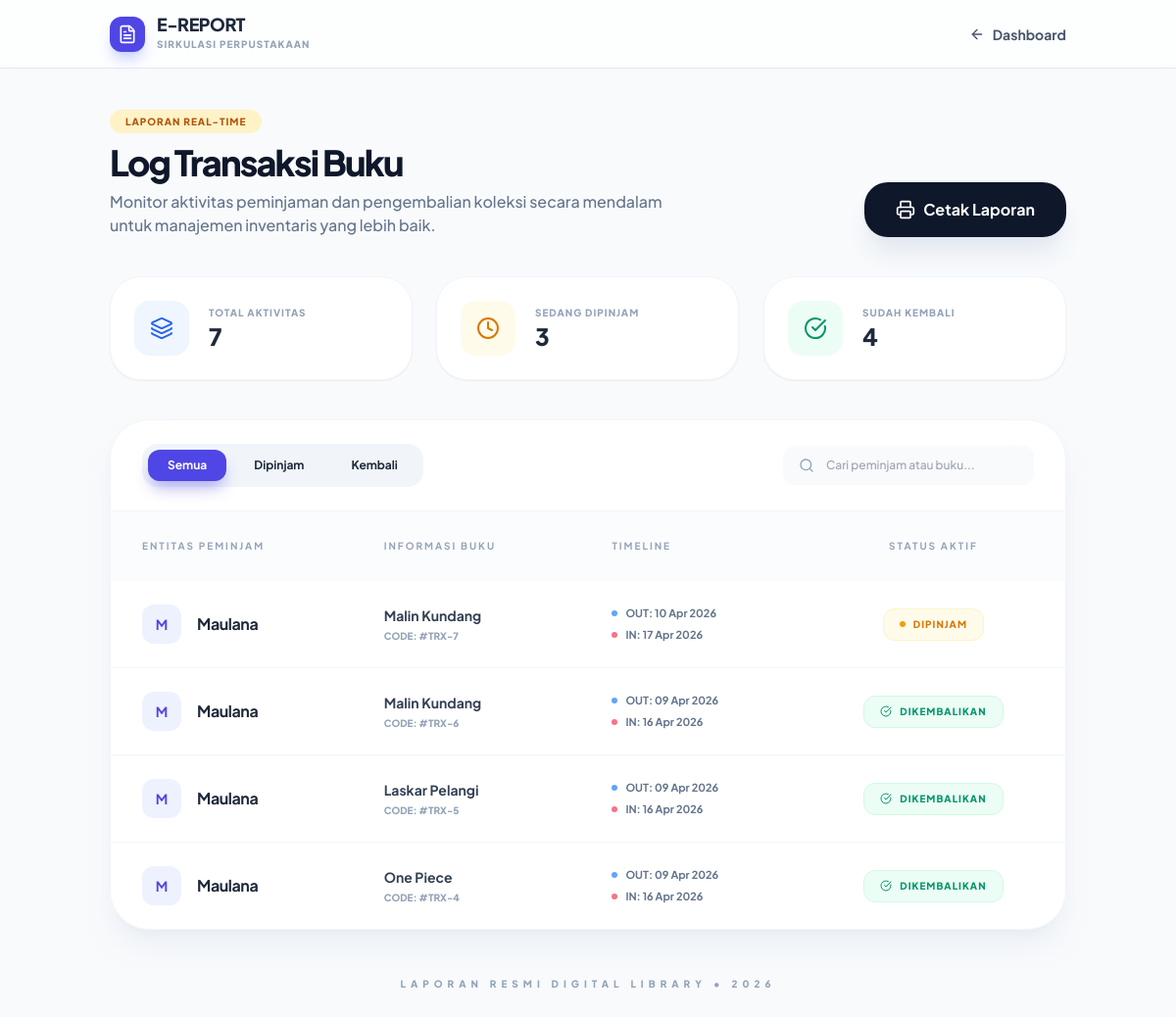
Screenshot of /ukk_paket4/transaksi_admin.php (signed in) with the database file from the repository.
### tables this page shows
CREATE TABLE `transaksi` (
  `id_transaksi` int NOT NULL,
  `id_anggota` int DEFAULT NULL,
  `id_buku` int DEFAULT NULL,
  `tanggal_pinjam` date DEFAULT NULL,
  `tanggal_kembali` date DEFAULT NULL,
  `status` enum('dipinjam','kembali') DEFAULT NULL
);

CREATE TABLE `anggota` (
  `id_anggota` int NOT NULL,
  `username` varchar(50) DEFAULT NULL,
  `password` varchar(255) DEFAULT NULL,
  `nis` varchar(20) DEFAULT NULL,
  `nama_lengkap` varchar(100) DEFAULT NULL,
  `alamat` text
);

CREATE TABLE `buku` (
  `id_buku` int NOT NULL,
  `judul` varchar(255) DEFAULT NULL,
  `penulis` varchar(100) DEFAULT NULL,
  `penerbit` varchar(100) DEFAULT NULL,
  `stok` int DEFAULT NULL,
  `foto` varchar(255) DEFAULT NULL
);

### ukk_paket4/transaksi_admin.php (the view, shortened to what this page needs)
<?php
require_once 'koneksi.php';
$total_trx = mysqli_num_rows(mysqli_query($conn, "SELECT * FROM transaksi"));
$total_pinjam = mysqli_num_rows(mysqli_query($conn, "SELECT * FROM transaksi WHERE status='dipinjam'"));
$total_kembali = mysqli_num_rows(mysqli_query($conn, "SELECT * FROM transaksi WHERE status='kembali'"));
?>
<!DOCTYPE html>
<html lang="id">
<head>
    <script src="https://cdn.tailwindcss.com"></script>
    <link href="https://unpkg.com/aos@2.3.1/dist/aos.css" rel="stylesheet">
</head>
<body class="min-h-screen text-slate-800">
    <nav class="bg-white/70 backdrop-blur-md sticky top-0 z-50 border-b border-slate-200 no-print">
        <div class="container mx-auto px-6 py-4 flex justify-between items-center">
            <div class="flex items-center gap-3">
                <div class="bg-indigo-600 p-2 rounded-xl shadow-lg shadow-indigo-200">
                    <i data-lucide="file-text" class="text-white w-5 h-5"></i>
                </div>
                <div>
                    <h1 class="text-lg font-black text-slate-800 leading-none tracking-tight">E-REPORT</h1>
                    <p class="text-[10px] text-slate-400 font-black uppercase tracking-widest mt-1">Sirkulasi Perpustakaan</p>
                </div>
            </div>
            <a href="dashboard_admin.php" class="group flex items-center gap-2 text-sm font-bold text-slate-600 hover:text-indigo-600 transition-all">
                <i data-lucide="arrow-left" class="w-4 h-4 group-hover:-translate-x-1 transition-transform"></i>
                <span>Dashboard</span>
            </a>
        </div>
    </nav>
    <main class="container mx-auto px-6 py-10 print-container">
        <div class="mb-10 flex flex-col lg:flex-row justify-between items-start lg:items-end gap-6">
            <div data-aos="fade-right">
                <span class="px-4 py-1.5 bg-amber-100 text-amber-700 rounded-full text-[10px] font-black tracking-widest uppercase no-print">Laporan Real-time</span>
                <h2 class="text-4xl font-black text-slate-900 tracking-tighter mt-3">Log Transaksi Buku</h2>
                <p class="text-slate-500 mt-2 max-w-xl font-medium">Monitor aktivitas peminjaman dan pengembalian koleksi secara mendalam untuk manajemen inventaris yang lebih baik.</p>
            </div>
            <div class="flex gap-3 no-print" data-aos="fade-left">
                <button onclick="window.print()" class="bg-slate-900 text-white px-8 py-4 rounded-[1.5rem] font-bold hover:bg-slate-800 transition flex items-center gap-2 shadow-xl shadow-slate-200 active:scale-95">
                    <i data-lucide="printer" class="w-5 h-5"></i> Cetak Laporan
                </button>
            </div>
        </div>
        <div class="grid grid-cols-1 md:grid-cols-3 gap-6 mb-10 no-print">
            <div data-aos="zoom-in" data-aos-delay="100" class="bg-white p-6 rounded-[2rem] border border-slate-100 shadow-sm flex items-center gap-5">
                <div class="bg-blue-50 text-blue-600 p-4 rounded-2xl"><i data-lucide="layers" class="w-6 h-6"></i></div>
                <div>
                    <p class="text-[10px] font-black text-slate-400 uppercase tracking-widest">Total Aktivitas</p>
                    <p class="text-2xl font-black"><?= $total_trx ?></p>
                </div>
            </div>
            <div data-aos="zoom-in" data-aos-delay="200" class="bg-white p-6 rounded-[2rem] border border-slate-100 shadow-sm flex items-center gap-5">
                <div class="bg-amber-50 text-amber-600 p-4 rounded-2xl"><i data-lucide="clock" class="w-6 h-6"></i></div>
                <div>
                    <p class="text-[10px] font-black text-slate-400 uppercase tracking-widest">Sedang Dipinjam</p>
                    <p class="text-2xl font-black"><?= $total_pinjam ?></p>
                </div>
            </div>
            <div data-aos="zoom-in" data-aos-delay="300" class="bg-white p-6 rounded-[2rem] border border-slate-100 shadow-sm flex items-center gap-5">
                <div class="bg-emerald-50 text-emerald-600 p-4 rounded-2xl"><i data-lucide="check-circle" class="w-6 h-6"></i></div>
                <div>
                    <p class="text-[10px] font-black text-slate-400 uppercase tracking-widest">Sudah Kembali</p>
                    <p class="text-2xl font-black"><?= $total_kembali ?></p>
                </div>
            </div>
        </div>
        <div data-aos="fade-up" class="bg-white rounded-[2.5rem] shadow-xl shadow-slate-200/50 border border-slate-100 overflow-hidden card-shadow">
            <div class="px-8 py-6 border-b border-slate-100 flex flex-wrap gap-4 items-center justify-between no-print">
                <div class="flex gap-2 bg-slate-100 p-1.5 rounded-2xl">
                    <button onclick="filterTable('all')" class="filter-btn active px-5 py-2 rounded-xl text-xs font-bold transition-all" id="btn-all">Semua</button>
                    <button onclick="filterTable('dipinjam')" class="filter-btn px-5 py-2 rounded-xl text-xs font-bold transition-all" id="btn-dipinjam">Dipinjam</button>
                    <button onclick="filterTable('kembali')" class="filter-btn px-5 py-2 rounded-xl text-xs font-bold transition-all" id="btn-kembali">Kembali</button>
                </div>
                <div class="relative">
                    <i data-lucide="search" class="w-4 h-4 absolute left-4 top-1/2 -translate-y-1/2 text-slate-400"></i>
                    <input type="text" id="trxSearch" placeholder="Cari peminjam atau buku..." class="pl-11 pr-6 py-3 bg-slate-50 border-none rounded-xl text-xs focus:ring-2 focus:ring-indigo-500 w-64 font-medium">
                </div>
            </div>
            <div class="overflow-x-auto">
                <table class="w-full text-left border-collapse" id="trxTable">
                    <thead>
                        <tr class="bg-slate-50/50 text-slate-400 text-[10px] uppercase font-black tracking-[0.2em]">
                            <th class="px-8 py-7">Entitas Peminjam</th>
                            <th class="px-8 py-7">Informasi Buku</th>
                            <th class="px-8 py-7">Timeline</th>
                            <th class="px-8 py-7 text-center">Status Aktif</th>
                        </tr>
                    </thead>
                    <tbody class="divide-y divide-slate-100">
                        <?php
                        $query = mysqli_query($conn, "SELECT t.*, a.nama_lengkap, b.judul
                                                      FROM transaksi t
                                                      JOIN anggota a ON t.id_anggota = a.id_anggota
                                                      JOIN buku b ON t.id_buku = b.id_buku
                                                      ORDER BY t.id_transaksi DESC");
                        if (mysqli_num_rows($query) > 0) {
                            while ($row = mysqli_fetch_assoc($query)) {
                                $status = $row['status'];
                        ?>
                        <tr class="hover:bg-slate-50/80 transition-all group" data-status="<?= $status ?>">
                            <td class="px-8 py-6">
                                <div class="flex items-center gap-4">
                                    <div class="w-10 h-10 bg-indigo-50 text-indigo-600 rounded-xl flex items-center justify-center font-bold text-sm">
                                        <?= strtoupper(substr($row['nama_lengkap'], 0, 1)) ?>
                                    </div>
                                    <span class="font-bold text-slate-800 tracking-tight"><?= $row['nama_lengkap'] ?></span>
                                </div>
                            </td>
                            <td class="px-8 py-6">
                                <div class="flex flex-col">
                                    <span class="text-sm font-bold text-slate-700 group-hover:text-indigo-600 transition-colors"><?= $row['judul'] ?></span>
                                    <span class="text-[10px] text-slate-400 font-black mt-1">CODE: #TRX-<?= $row['id_transaksi'] ?></span>
                                </div>
                            </td>
                            <td class="px-8 py-6">
                                <div class="flex flex-col gap-1.5">
                                    <div class="flex items-center gap-2 text-[11px] font-bold text-slate-500">
                                        <div class="w-1.5 h-1.5 bg-blue-400 rounded-full"></div>
                                        <span>OUT: <?= date('d M Y', strtotime($row['tanggal_pinjam'])) ?></span>
                                    </div>
                                    <div class="flex items-center gap-2 text-[11px] font-bold text-slate-500">
                                        <div class="w-1.5 h-1.5 bg-rose-400 rounded-full"></div>
                                        <span>IN: <?= date('d M Y', strtotime($row['tanggal_kembali'])) ?></span>
                                    </div>
                                </div>
                            </td>
                            <td class="px-8 py-6 text-center">
                                <?php if ($status == 'dipinjam') : ?>
                                    <span class="bg-amber-50 text-amber-600 px-4 py-2 rounded-xl text-[10px] font-black uppercase tracking-widest border border-amber-100 inline-flex items-center gap-2">
                                        <span class="w-1.5 h-1.5 bg-amber-500 rounded-full animate-pulse"></span>
                                        DIPINJAM
                                    </span>
                                <?php else : ?>
                                    <span class="bg-emerald-50 text-emerald-600 px-4 py-2 rounded-xl text-[10px] font-black uppercase tracking-widest border border-emerald-100 inline-flex items-center gap-2">
                                        <i data-lucide="check-circle" class="w-3 h-3"></i>
                                        DIKEMBALIKAN
                                    </span>
                                <?php endif; ?>
                            </td>
                        </tr>
                        <?php
                            }
                        } else {
                            echo "<tr><td colspan='4' class='p-20 text-center text-slate-300 font-bold'>DATA TRANSAKSI TIDAK DITEMUKAN</td></tr>";
                        }
                        ?>
                    </tbody>
                </table>
            </div>
        </div>
        <div class="mt-12 text-center">
            <p class="text-slate-400 text-[10px] font-black uppercase tracking-[0.5em]">Laporan Resmi Digital Library &bull; <?= date('Y') ?></p>
        </div>
    </main>
</body>
</html>

### ukk_paket4/transaksi_admin.php (style rules this page uses)
body { font-family: 'Plus Jakarta Sans', sans-serif; background-color: #f8fafc; }
.filter-btn.active { background-color: #4f46e5; color: white; box-shadow: 0 10px 15px -3px rgba(79, 70, 229, 0.4); }

### rows the page displays
transaksi: id_anggota.nama_lengkap "M", id_anggota.nama_lengkap "Maulana", id_buku.judul "Malin Kundang", id_transaksi "7", tanggal_pinjam "10 Apr 2026", tanggal_kembali "17 Apr 2026", status "dipinjam" (drawn)
transaksi: id_anggota.nama_lengkap "M", id_anggota.nama_lengkap "Maulana", id_buku.judul "Malin Kundang", id_transaksi "6", tanggal_pinjam "09 Apr 2026", tanggal_kembali "16 Apr 2026", status "kembali" (drawn)
transaksi: id_anggota.nama_lengkap "M", id_anggota.nama_lengkap "Maulana", id_buku.judul "Laskar Pelangi", id_transaksi "5", tanggal_pinjam "09 Apr 2026", tanggal_kembali "16 Apr 2026", status "kembali" (drawn)
transaksi: id_anggota.nama_lengkap "M", id_anggota.nama_lengkap "Maulana", id_buku.judul "One Piece", id_transaksi "4", tanggal_pinjam "09 Apr 2026", tanggal_kembali "16 Apr 2026", status "kembali" (drawn)

### other values shown
$total_trx "7"
$total_pinjam "3"
$total_kembali "4"
